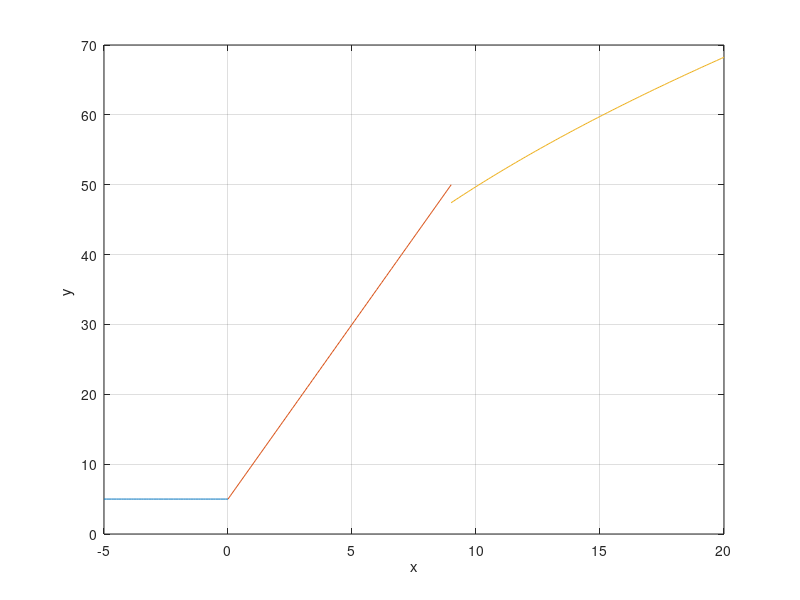

The MATLAB source for this figure: (Note: this script raises an error after producing the figure.)
n =1; 
for x= -5:0.1: 0 
    y =5;
    a(n) = x;
    b(n) = y;
    n= n+1 ;
end
n= 1;
for x= 0:0.1:9
    y= (5*x) + 5;
    c(n) = x;
    d(n) = y ;
    n=n+1;
    
end
n=1 ;
for x= 9:0.1:20 
    y = (10*(2^0.5)* (x^0.5) ) +5 ;
    e(n) = x;
    f(n) = y ;
    n = n+1 ;
end


plot(a, b, c, d , e, f) 
grid ;
xlabel('x') ;
ylabel('y ') ;
gtext('y=5' );
gtext('y= 5x + 5') ;
gtext('y = 10(2x)^1/2 +5') ;



